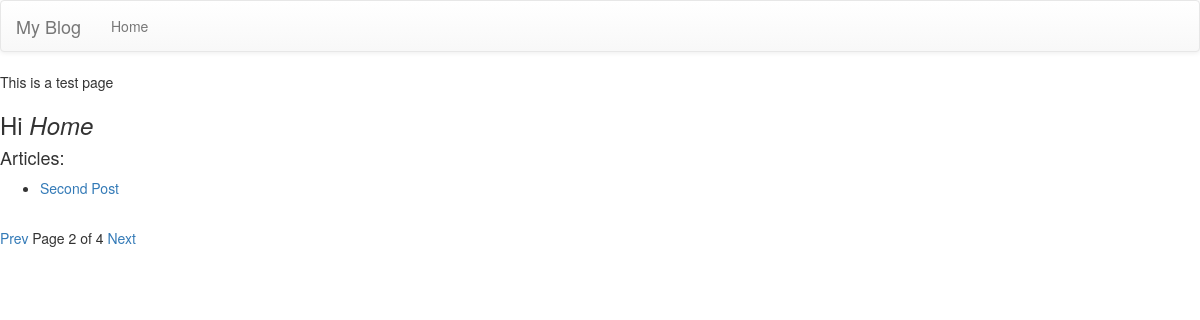
Before: /?page=2 with the older database file.
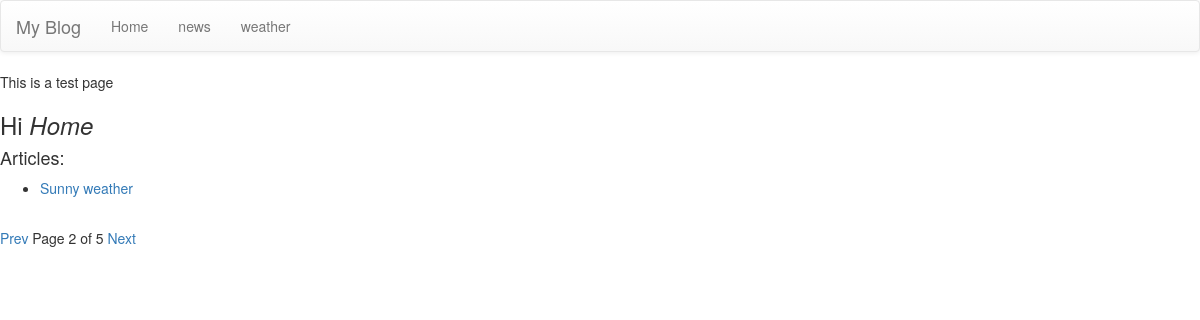
After: the same page with the newer database file.
### article/models.py (models this page shows, shortened)
class Post(models.Model):
    author = models.ForeignKey('auth.User')  # Pulls user names from User table
    title = models.CharField(max_length=150, null=False)
    text = models.TextField(null=False)
    created_date = models.DateTimeField(default=timezone.now)
    image = models.FileField(blank=True, upload_to='images')
    category = models.ManyToManyField('article.Category',
        blank=True, null=True)

class Category(models.Model):
    title = models.CharField(max_length=150)
    slug = models.CharField(max_length=150)
    parent = models.ForeignKey('article.Category', blank=True, null=True)
    @staticmethod
    def list_categories():
        return Category.objects.all()

### article/views.py (the view)
# urls.py: 2. Add a URL to urlpatterns:  url(r'^$', views.home, name='home')
def home(request):
    post_list = Post.objects.all()
    paginator = Paginator(post_list, 1)
    page = request.GET.get('page')
    categories = Category.list_categories()
    try:
        posts = paginator.page(page)
    except PageNotAnInteger:
        posts = paginator.page(1)
    except EmptyPage:
        posts = paginator.page(paginator.num_pages)
    return render(request, 'pages/home.html',
        {'posts': posts, 'categories': categories})

### article/templates/pages/home.html
{% include 'partials/header.html' %}
This is a test page
<h3>Hi <i>Home</i></h3>
<h4>Articles:</h4>
<ul>
    {% for post in posts %}
        <li>
            <a href="{% url 'single' post.id %}">{{post.title}}</a>
        </li>
    {% endfor %}
</ul>
{% if posts.has_previous %}
    <div class="pagination">
        <a href="?page={{posts.previous_page_number}}">Prev</a>
    </div>
{% endif %}
Page {{posts.number}} of {{posts.paginator.num_pages}}
{% if posts.has_next %}
    <div class="pagination">
        <a href="?page={{posts.next_page_number}}">Next</a>
    </div>
{% endif %}
{% include 'partials/footer.html' %}

### article/templates/partials/header.html (shortened to what this page needs)
<!DOCTYPE html>
<html>
    <head>
        <link rel="stylesheet" href="https://maxcdn.bootstrapcdn.com/bootstrap/3.3.7/css/bootstrap.min.css">
        <link rel="stylesheet" href="https://maxcdn.bootstrapcdn.com/bootstrap/3.3.7/css/bootstrap-theme.min.css">
    </head>
    <body>
    <nav class="navbar navbar-default">
  <div class="container-fluid">
    <div class="navbar-header">
      <a class="navbar-brand" href="#">My Blog</a>
    </div>
    <div class="collapse navbar-collapse" id="bs-example-navbar-collapse-1">
      <ul class="nav navbar-nav">
        <li><a href="/">Home</a></li>
        {% for category in categories %}
            <li><a href="{% url 'category' category.slug %}">{{category.title}}</a></li>
        {% endfor %}
      </ul>
    </div>
  </div>
</nav>

### article/templates/partials/footer.html (shortened to what this page needs)
    </body>
</html>

Changed rows visible on the page:
removed Post: title "Second Post"
added Category: title "news"
added Category: title "weather"
added Post: title "Sunny weather"
Other visible differences:
{{ posts.paginator.num_pages }}: "4" → "5"
